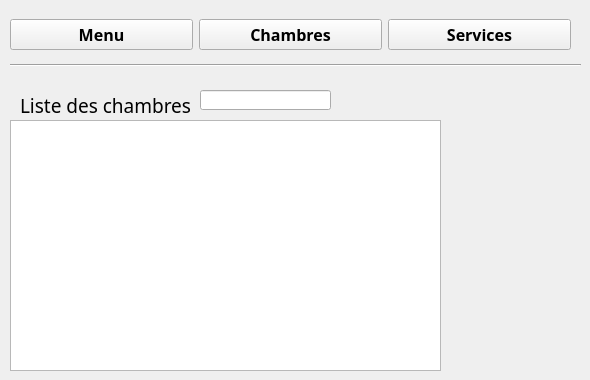
      <widget class="QWidget" name="chambres">
       <widget class="QLabel" name="label_listeCahmbre">
        <property name="geometry">
         <rect>
          <x>20</x>
          <y>90</y>
          <width>171</width>
          <height>31</height>
         </rect>
        </property>
        <property name="font">
         <font>
          <family>Quicksand-SemiBold</family>
          <pointsize>14</pointsize>
         </font>
        </property>
        <property name="text">
         <string>Liste des chambres</string>
        </property>
       </widget>
       <widget class="QTableView" name="tableView_chambres">
        <property name="geometry">
         <rect>
          <x>10</x>
          <y>120</y>
          <width>431</width>
          <height>251</height>
         </rect>
        </property>
       </widget>
       <widget class="QPushButton" name="supprimer_chambre">
        <property name="geometry">
         <rect>
          <x>500</x>
          <y>210</y>
          <width>31</width>
          <height>41</height>
         </rect>
        </property>
        <property name="font">
         <font>
          <family>Quicksand-SemiBold</family>
          <pointsize>11</pointsize>
          <weight>50</weight>
          <bold>false</bold>
         </font>
        </property>
        <property name="styleSheet">
         <string notr="true">#supprimer_chambre{
background-color: transparent;
border-image: url(:trash.png);
background: none;
border: none;
background-repeat: none;
}</string>
        </property>
        <property name="text">
         <string/>
        </property>
       </widget>
       <widget class="QPushButton" name="ajouter_chambre">
        <property name="geometry">
         <rect>
          <x>500</x>
          <y>170</y>
          <width>31</width>
          <height>31</height>
         </rect>
        </property>
        <property name="styleSheet">
         <string notr="true">#ajouter_chambre{
background-color: transparent;
border-image: url(:add.png);
background: none;
border: none;
background-repeat: none;
}</string>
        </property>
        <property name="text">
         <string/>
        </property>
       </widget>
       <widget class="Line" name="line">
        <property name="geometry">
         <rect>
          <x>10</x>
          <y>50</y>
          <width>571</width>
          <height>31</height>
         </rect>
        </property>
        <property name="orientation">
         <enum>Qt::Horizontal</enum>
        </property>
       </widget>
       <widget class="QWidget" name="horizontalLayoutWidget">
        <property name="geometry">
         <rect>
          <x>10</x>
          <y>9</y>
          <width>561</width>
          <height>51</height>
         </rect>
        </property>
        <layout class="QHBoxLayout" name="horizontalLayout">
         <item>
          <widget class="QPushButton" name="pushButton_Menu">
           <property name="font">
            <font>
             <family>Quicksand-SemiBold</family>
             <pointsize>12</pointsize>
             <weight>75</weight>
             <bold>true</bold>
             <kerning>false</kerning>
            </font>
           </property>
           <property name="text">
            <string>Menu</string>
           </property>
          </widget>
         </item>
         <item>
          <widget class="QPushButton" name="pushButton_Chambres">
           <property name="font">
            <font>
             <family>Quicksand-SemiBold</family>
             <pointsize>12</pointsize>
             <weight>75</weight>
             <bold>true</bold>
            </font>
           </property>
           <property name="text">
            <string>Chambres</string>
           </property>
          </widget>
         </item>
         <item>
          <widget class="QPushButton" name="pushButton_Services">
           <property name="font">
            <font>
             <family>Quicksand-SemiBold</family>
             <pointsize>12</pointsize>
             <weight>75</weight>
             <bold>true</bold>
            </font>
           </property>
           <property name="text">
            <string>Services</string>
           </property>
          </widget>
         </item>
        </layout>
       </widget>
       <widget class="QPushButton" name="pushButton_rechercherChambre">
        <property name="geometry">
         <rect>
          <x>340</x>
          <y>90</y>
          <width>41</width>
          <height>21</height>
         </rect>
        </property>
        <property name="styleSheet">
         <string notr="true">#pushButton_rechercherChambre{
background-color: transparent;
border-image: url(:search.png);
background: none;
border: none;
background-repeat: none;
}</string>
        </property>
        <property name="text">
         <string/>
        </property>
       </widget>
       <widget class="QLineEdit" name="lineEdit_rechercherChambre">
        <property name="geometry">
         <rect>
          <x>200</x>
          <y>90</y>
          <width>131</width>
          <height>20</height>
         </rect>
        </property>
       </widget>
       <widget class="QPushButton" name="pushButton_triChambre">
        <property name="geometry">
         <rect>
          <x>500</x>
          <y>270</y>
          <width>41</width>
          <height>31</height>
         </rect>
        </property>
        <property name="styleSheet">
         <string notr="true">#pushButton_triChambre{
background-color: transparent;
border-image: url(:sort.png);
background: none;
border: none;
background-repeat: none;
}</string>
        </property>
        <property name="text">
         <string/>
        </property>
       </widget>
       <widget class="QPushButton" name="pushButton_StatService">
        <property name="geometry">
         <rect>
          <x>500</x>
          <y>310</y>
          <width>41</width>
          <height>41</height>
         </rect>
        </property>
        <property name="styleSheet">
         <string notr="true">#pushButton_StatService{
background-color: transparent;
border-image: url(:stats.png);
background: none;
border: none;
background-repeat: none;
}</string>
        </property>
        <property name="text">
         <string/>
        </property>
       </widget>
      </widget>
